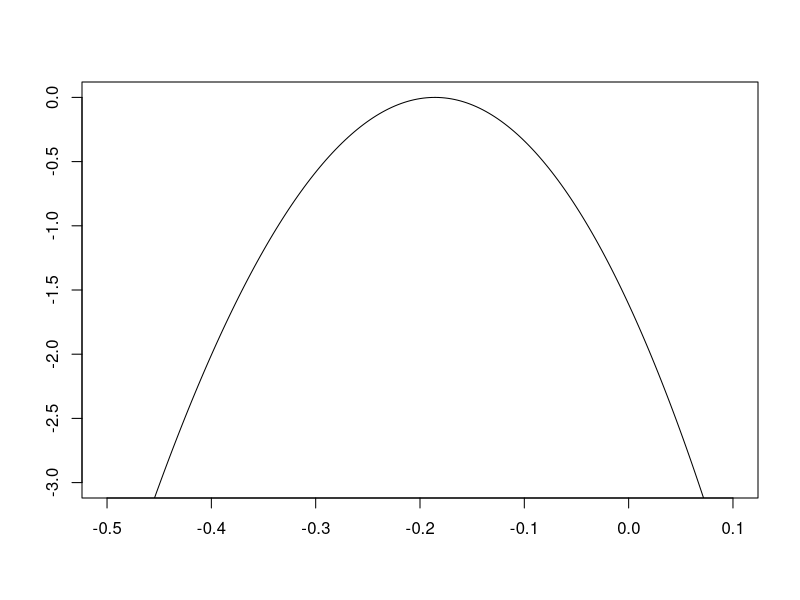

R code for this plot: (Note: this script raises an error after producing the figure.)
rm(list=ls())
library(tidyverse)
library(reshape2)
library(gridExtra)

if (Sys.getenv('USER') == "mortenjohnsen"){
  setwd("/Users/mortenjohnsen/OneDrive - Danmarks Tekniske Universitet/DTU/10. Semester/02424 - Advanced Dataanalysis and Statistical Modellling/02424---Assignments/")
}else if (Sys.getenv('USER') == "freja"){
  setwd("~/Documents/Uni/TiendeSemester/Adv. data analysis and stat. modelling/02424---Assignments")
}

dioxin <- read.csv("./dioxin.csv")

tibble(dioxin)

Trans.eq1 <- function(lambda, y = dioxin$DIOX){
  y_lambda <- ((y)^lambda - 1)/lambda#, lambda > 0
  return(y_lambda)
}
lambda_NLL <- function(theta, y = dioxin$DIOX){
  lambda <- theta[1]
  y_lambda <- Trans.eq1(lambda, y)
  mu <- theta[2]#mean(y_lambda)
  sigma <- theta[3]#sd(y_lambda)
  NLL <- -sum(-1/2*log(sigma^2) - (y_lambda-mu)^2 / (2*sigma^2) + (lambda - 1)*log(y))
  return(NLL)
}
theta.hat <- nlminb(start=c(1, 0, 1), objective = lambda_NLL)
lambda.hat <- round(theta.hat$par[1], 3)
mu.hat <- round(theta.hat$par[2], 3)
sd.hat <- round(theta.hat$par[3], 3)

#See if the boxcox transformation is significantly different from the log-transformation
pf_lambda <- function(lambda, y = dioxin$DIOX){
  n <- length(y)
  y_lambda <- Trans.eq1(lambda)
  sd <- sd(y_lambda)
  ll <- -n/2 * log(sd^2) - n/2 + (lambda - 1)* sum(log(y))
  return(-ll)
}
lambda_interval <- seq(-.5,0.1,0.003)
pf_curve <- -sapply(lambda_interval, FUN = pf_lambda)-max(-sapply(lambda_interval, FUN = pf_lambda))
plot(lambda_interval
     ,pf_curve, type = "l", main = TeX("Profile Likelihood for \\lambda")
     ,ylim = c(-3,0))
grid()
abline(v = lambda.hat, lty = 2)
alpha <- 0.05
c <- -0.5 * qchisq(1-alpha, df = 1)
abline(h = c, col = "red")

#95% profilelikelihood CI for lambda include 0 and thus a log-transformation is sufficient and to be preferred over the boxcox.
#wald CI for confirmation:
sd_reg <- sqrt(diag(solve(hessian(func = lambda_NLL, x = theta.hat$par))))
lambda.hat + qt(c(alpha/2, 1-alpha/2), df = length(dioxin$DIOX) - 1) * sd_reg[1]


dioxin$DIOX_boxcox <- Trans.eq1(lambda.hat, dioxin$DIOX)
hist(dioxin$DIOX_boxcox, breaks = 5)

dioxin %>%
  mutate(logDiox = log(DIOX)) %>%
  select(-PLANT, -LAB, -OXYGEN, -LOAD, -PRSEK, -OBSERV) %>%
  melt() %>%
  ggplot()+
  geom_histogram(aes(x = value), bins = 10)+
  facet_wrap(~variable, scales = "free")

#Block effects: PLANT (3 plants, RENO_N, RENO_S and KARA), TIME (For RENO_N the experiment
#was repeated at a later time point, 2, as well.), LAB (Two labs. One in DK and one in USE)
#considerable measurement noise is expected.

#Active variables: 
#   "Theoretical": OXYGEN, LOAD, PRSEK. 
#   "Measured": O2 (O2COR), NEFFEKT, QRAT

#### 2) ####
fit <- lm(DIOX_boxcox ~ PLANT + TIME + LAB + OXYGEN + LOAD + PRSEK, data = dioxin)
summary(fit)

#### 3) ####
fit2 <- lm(DIOX_boxcox ~ PLANT + TIME + LAB + O2 + NEFFEKT + QRAT, data = dioxin)
summary(fit2)
